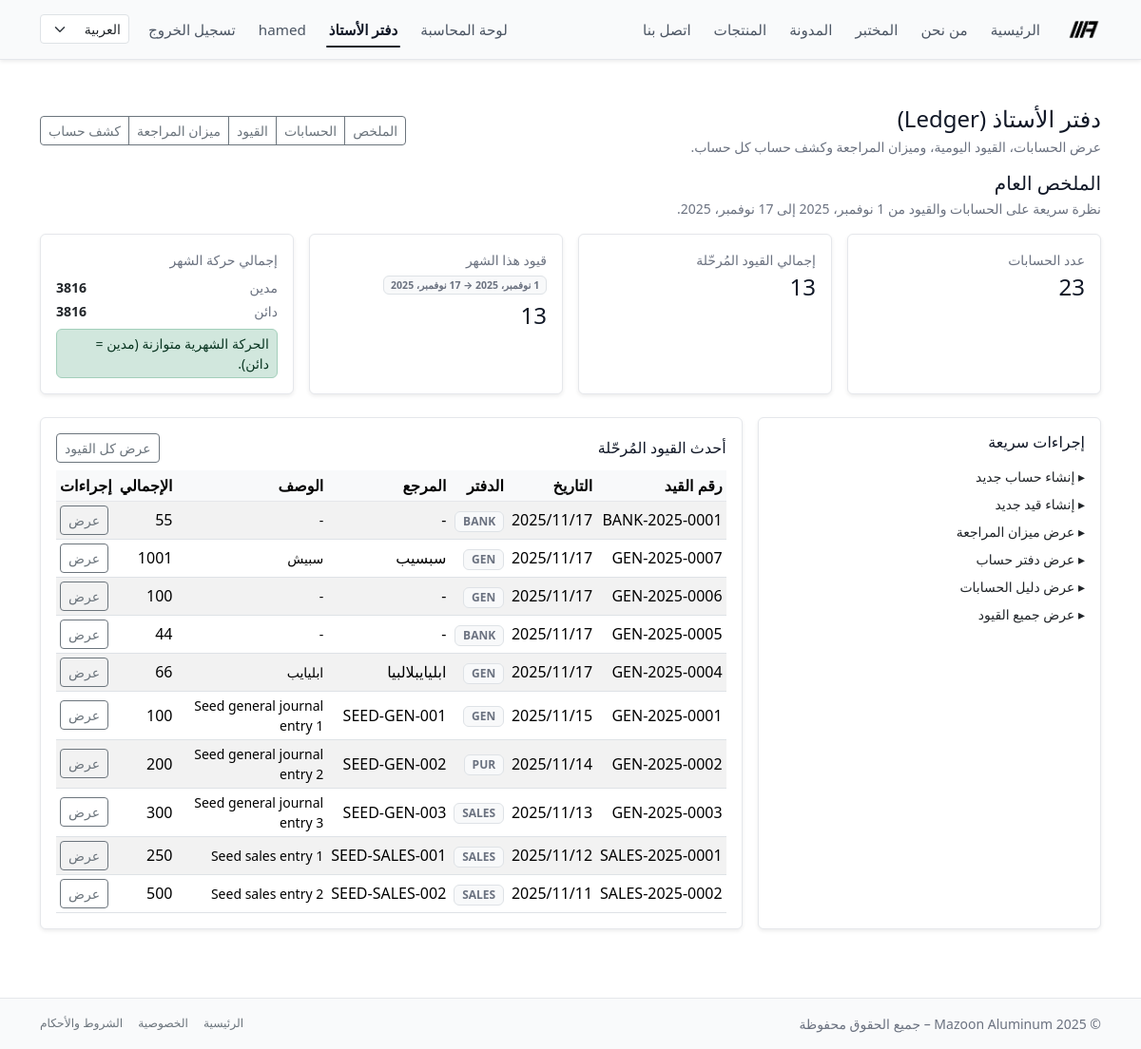
The page /ar/ledger/ (signed in) on the database as committed earlier.
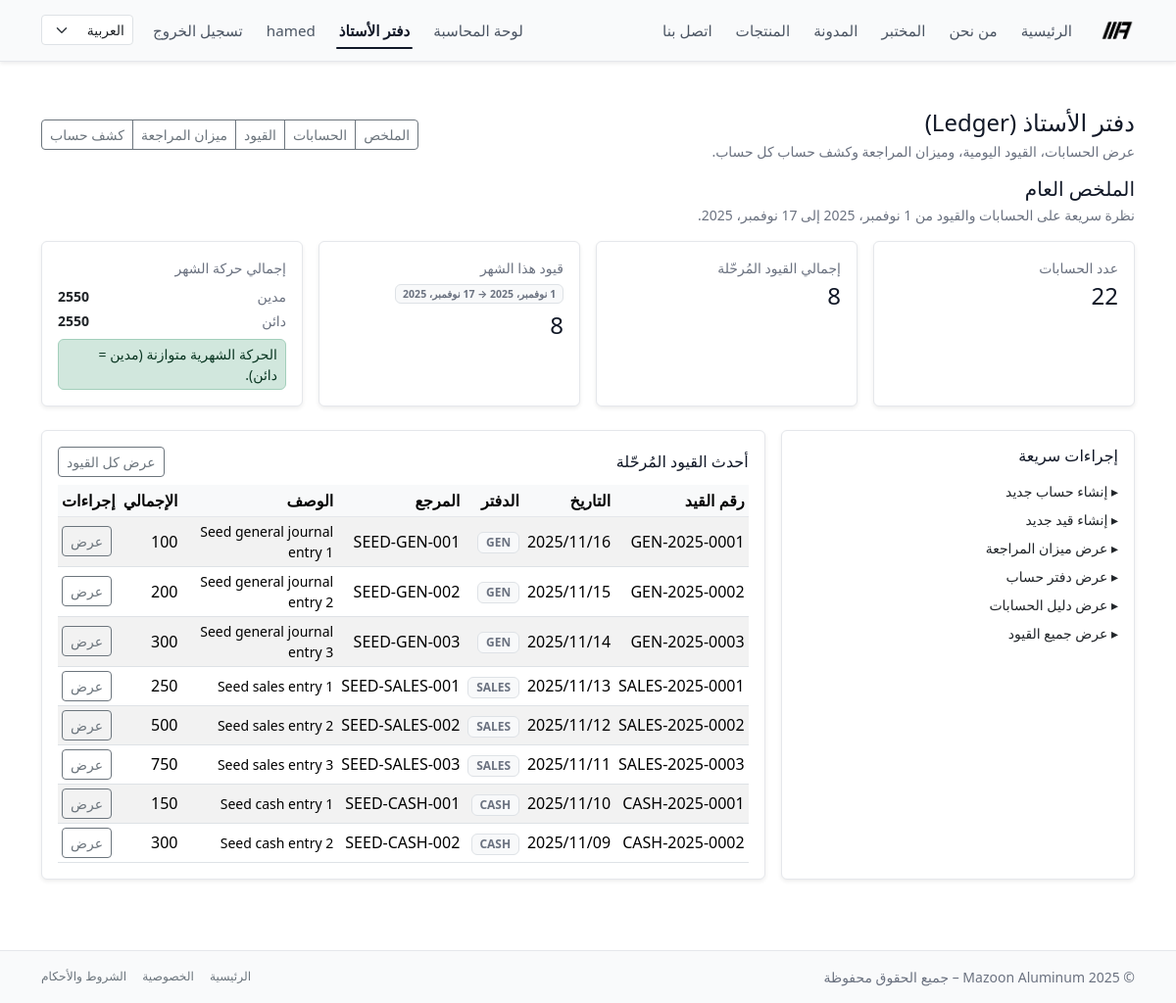
The same page on the database as committed later.
### ledger/models.py (models this page shows, shortened)
class JournalEntry(models.Model):
    fiscal_year = models.ForeignKey(
        FiscalYear,
        null=True,
        blank=True,
        on_delete=models.PROTECT,
        related_name="entries",
        verbose_name=_("السنة المالية"),
    )
    journal = models.ForeignKey(
        "Journal",
        null=True,
        blank=True,
        on_delete=models.PROTECT,
        related_name="entries",
        verbose_name=_("دفتر اليومية"),
    )
    date = models.DateField(default=timezone.now, verbose_name=_("التاريخ"))
    reference = models.CharField(max_length=50, blank=True, verbose_name=_("المرجع"))
    description = models.TextField(blank=True, verbose_name=_("الوصف"))
    number = models.CharField(
        max_length=32,
        unique=True,
        null=True,
        blank=True,
        verbose_name=_("رقم القيد"),
    )
    posted = models.BooleanField(default=False, verbose_name=_("مرحّل"))
    posted_at = models.DateTimeField(
        null=True,
        blank=True,
        verbose_name=_("تاريخ الترحيل"),
    )
    posted_by = models.ForeignKey(
        User,
        null=True,
        blank=True,
        on_delete=models.SET_NULL,
        related_name="posted_journal_entries",
        verbose_name=_("مُرحّل بواسطة"),
    )
    created_at = models.DateTimeField(auto_now_add=True)
    created_by = models.ForeignKey(
        User,
        null=True,
        blank=True,
        on_delete=models.SET_NULL,
        verbose_name=_("أنشئ بواسطة"),
    )
    objects = JournalEntryManager()
    class Meta:
        ordering = ["-date", "-id"]
    @property
    def total_debit(self) -> Decimal:
        return self.lines.aggregate(s=models.Sum("debit"))["s"] or Decimal("0")

class Journal(models.Model):
    class Type(models.TextChoices):
        GENERAL = "general", _("دفتر عام")
        CASH = "cash", _("دفتر الكاش")
        BANK = "bank", _("دفتر البنك")
        SALES = "sales", _("دفتر المبيعات")
        PURCHASE = "purchase", _("دفتر المشتريات")
    code = models.CharField(
        max_length=20,
        unique=True,
        verbose_name=_("كود الدفتر"),
    )
    name = models.CharField(
        max_length=100,
        verbose_name=_("اسم الدفتر"),
    )
    type = models.CharField(
        max_length=20,
        choices=Type.choices,
        default=Type.GENERAL,
        verbose_name=_("نوع الدفتر"),
    )
    is_default = models.BooleanField(
        default=False,
        verbose_name=_("دفتر افتراضي"),
    )
    is_active = models.BooleanField(
        default=True,
        verbose_name=_("نشط"),
    )
    objects = JournalManager()
    class Meta:
        ordering = ["code"]
        verbose_name = _("دفتر اليومية")
        verbose_name_plural = _("دفاتر اليومية")

### ledger/views.py (the view)
# urls.py: path("", views.LedgerDashboardView.as_view(), name="dashboard"),
class LedgerDashboardView(FiscalYearRequiredMixin, StaffRequiredMixin, TemplateView):
    template_name = "ledger/dashboard.html"
    def get_context_data(self, **kwargs):
        ctx = super().get_context_data(**kwargs)
        today = timezone.now().date()
        month_start = today.replace(day=1)
        accounts_count = Account.objects.count()
        entries_qs = JournalEntry.objects.posted()
        entries_count = entries_qs.count()
        month_entries = entries_qs.filter(
            date__gte=month_start,
            date__lte=today,
        )
        month_entries_count = month_entries.count()
        month_totals = (
            JournalLine.objects.posted()
            .filter(entry__in=month_entries)
            .aggregate(
                debit=Coalesce(
                    Sum("debit"),
                    Value(0),
                    output_field=DecimalField(max_digits=12, decimal_places=3),
                ),
                credit=Coalesce(
                    Sum("credit"),
                    Value(0),
                    output_field=DecimalField(max_digits=12, decimal_places=3),
                ),
            )
        )
        month_debit = month_totals["debit"] or Decimal("0")
        month_credit = month_totals["credit"] or Decimal("0")
        recent_entries = (
            JournalEntry.objects.posted()
            .order_by("-date", "-id")[:10]
        )
        ctx.update(
            {
                "accounts_count": accounts_count,
                "entries_count": entries_count,
                "month_entries_count": month_entries_count,
                "month_debit": month_debit,
                "month_credit": month_credit,
                "recent_entries": recent_entries,
                "today": today,
                "month_start": month_start,
            }
        )
        return ctx

### accounting/views.py (called while the page is built)
def is_accounting_staff(user):
    return (
        user.is_authenticated
        and user.is_active
        and user.groups.filter(name="accounting_staff").exists()
    )

### ledger/managers.py (called while the page is built)
    def posted(self):
        return self.filter(posted=True)

    def posted_only(self):
        return self.filter(entry__posted=True)

    def posted(self):
        return self.posted_only()

### ledger/views.py (called while the page is built)
    def test_func(self):
        return is_accounting_staff(self.request.user)

    def dispatch(self, request, *args, **kwargs):
        if not FiscalYear.objects.exists():
            messages.warning(
                request,
                _("يجب إنشاء سنة مالية واحدة على الأقل قبل استخدام دفتر الأستاذ."),
            )
            return redirect("ledger:fiscal_year_setup")
        return super().dispatch(request, *args, **kwargs)

### templates/ledger/dashboard.html (shortened to what the changed rows need)
{% extends "ledger/base_ledger.html" %}
{% load i18n %}
{% block ledger_content %}
<div class="mb-3 d-flex flex-wrap justify-content-between align-items-center gap-2">
  <div>
    <h2 class="h5 mb-1">{% trans "الملخص العام" %}</h2>
  </div>
</div>
<div class="row g-3 mb-4">
  <div class="col-md-3 col-sm-6">
    <div class="card shadow-sm border-0 h-100">
      <div class="card-body py-3">
        <p class="text-muted small mb-1">{% trans "عدد الحسابات" %}</p>
        <h2 class="h4 mb-0">{{ accounts_count }}</h2>
      </div>
    </div>
  </div>
  <div class="col-md-3 col-sm-6">
    <div class="card shadow-sm border-0 h-100">
      <div class="card-body py-3">
        <p class="text-muted small mb-1">{% trans "إجمالي القيود المُرحّلة" %}</p>
        <h2 class="h4 mb-0">{{ entries_count }}</h2>
      </div>
    </div>
  </div>
  <div class="col-md-3 col-sm-6">
    <div class="card shadow-sm border-0 h-100">
      <div class="card-body py-3">
        <p class="text-muted small mb-1">{% trans "قيود هذا الشهر" %}</p>
        <p class="text-muted small mb-2">
          <span class="badge bg-light text-muted border">
          </span>
        </p>
        <h2 class="h4 mb-0">{{ month_entries_count }}</h2>
      </div>
    </div>
  </div>
  <div class="col-md-3 col-sm-6">
    <div class="card shadow-sm border-0 h-100">
      <div class="card-body py-3">
        <div class="d-flex justify-content-between small mb-1">
          <span class="text-muted">{% trans "مدين" %}</span>
          <strong>{{ month_debit }}</strong>
        </div>
        <div class="d-flex justify-content-between small mb-2">
          <span class="text-muted">{% trans "دائن" %}</span>
          <strong>{{ month_credit }}</strong>
        </div>
      </div>
    </div>
  </div>
</div>
<div class="row g-3 mb-4">
  <div class="col-md-4">
    <div class="card shadow-sm border-0 h-100">
      <div class="card-body">
        <h2 class="h6 mb-3">{% trans "إجراءات سريعة" %}</h2>
      </div>
    </div>
  </div>
  <div class="col-md-8">
    <div class="card shadow-sm border-0 h-100">
      <div class="card-body">
        <div class="d-flex justify-content-between align-items-center mb-2">
          <h2 class="h6 mb-0">{% trans "أحدث القيود المُرحّلة" %}</h2>
        </div>
        {% if recent_entries %}
          <div class="table-responsive">
            <table class="table table-sm table-striped align-middle mb-0">
              <thead class="table-light">
              <tr>
                <th class="text-nowrap">{% trans "رقم القيد" %}</th>
                <th class="text-nowrap">{% trans "التاريخ" %}</th>
                <th class="text-nowrap">{% trans "الدفتر" %}</th>
                <th class="text-nowrap">{% trans "المرجع" %}</th>
                <th class="text-nowrap">{% trans "الوصف" %}</th>
                <th class="text-nowrap">{% trans "الإجمالي" %}</th>
                <th class="text-end text-nowrap">{% trans "إجراءات" %}</th>
              </tr>
              </thead>
              <tbody>
              {% for e in recent_entries %}
                <tr>
                  <td class="text-nowrap">
                    {% if e.number %}
                      {{ e.number }}
                    {% else %}
                      JE-{{ e.id }}
                    {% endif %}
                  </td>
                  <td class="text-nowrap">{{ e.date|date:"SHORT_DATE_FORMAT" }}</td>
                  <td class="text-nowrap">
                    {% if e.journal %}
                      <span class="badge bg-light text-muted border small">
                        {{ e.journal.code }}
                      </span>
                    {% else %}
                      <span class="text-muted small">-</span>
                    {% endif %}
                  </td>
                  <td class="text-nowrap">{{ e.reference|default:"-" }}</td>
                  <td class="small">
                    {{ e.description|default:"-"|truncatechars:60 }}
                  </td>
                  <td class="text-nowrap">
                    {{ e.total_debit }}
                  </td>
                  <td class="text-end text-nowrap">
                    <a href="{% url 'ledger:journalentry_detail' e.pk %}"
                       class="btn btn-outline-secondary btn-sm">
                      {% trans "عرض" %}
                    </a>
                  </td>
                </tr>
              {% endfor %}
              </tbody>
            </table>
          </div>
        {% else %}
          <p class="text-muted small mb-0">
            {% trans "لا توجد قيود حتى الآن." %}
          </p>
        {% endif %}
      </div>
    </div>
  </div>
</div>
{% endblock %}

Rows that differ between the two databases and show on the page:
removed JournalEntry: number "BANK-2025-0001", date "17‏/11‏/2025", journal.code "BANK", reference "-", description "-", total_debit "55"
removed JournalEntry: number "GEN-2025-0007", date "17‏/11‏/2025", journal.code "GEN", reference "سبسيب", description "سبيش", total_debit "1001"
no longer on this page (row edited): JournalEntry: number "GEN-2025-0006", date "17‏/11‏/2025", journal.code "GEN", reference "-", description "-", total_debit "100"
no longer on this page (row edited): JournalEntry: number "GEN-2025-0005", date "17‏/11‏/2025", journal.code "BANK", reference "-", description "-", total_debit "44"
no longer on this page (row edited): JournalEntry: number "GEN-2025-0004", date "17‏/11‏/2025", journal.code "GEN", reference "ابليايبلالبيا", description "ابليايب", total_debit "66"
changed JournalEntry "GEN-2025-0001": date "15‏/11‏/2025" → "16‏/11‏/2025"
changed JournalEntry "GEN-2025-0002": date "14‏/11‏/2025" → "15‏/11‏/2025"; journal.code "PUR" → "GEN"
changed JournalEntry "GEN-2025-0003": date "13‏/11‏/2025" → "14‏/11‏/2025"; journal.code "SALES" → "GEN"
changed JournalEntry "SALES-2025-0001": date "12‏/11‏/2025" → "13‏/11‏/2025"
changed JournalEntry "SALES-2025-0002": date "11‏/11‏/2025" → "12‏/11‏/2025"
now on this page (row edited): JournalEntry: number "SALES-2025-0003", date "11‏/11‏/2025", journal.code "SALES", reference "SEED-SALES-003", description "Seed sales entry 3", total_debit "750"
now on this page (row edited): JournalEntry: number "CASH-2025-0001", date "10‏/11‏/2025", journal.code "CASH", reference "SEED-CASH-001", description "Seed cash entry 1", total_debit "150"
now on this page (row edited): JournalEntry: number "CASH-2025-0002", date "09‏/11‏/2025", journal.code "CASH", reference "SEED-CASH-002", description "Seed cash entry 2", total_debit "300"
Other text that changed with them:
{{ accounts_count }}: "23" → "22"
{{ entries_count }}: "13" → "8"
{{ month_entries_count }}: "13" → "8"
{{ month_debit }}: "3816" → "2550"
{{ month_credit }}: "3816" → "2550"
